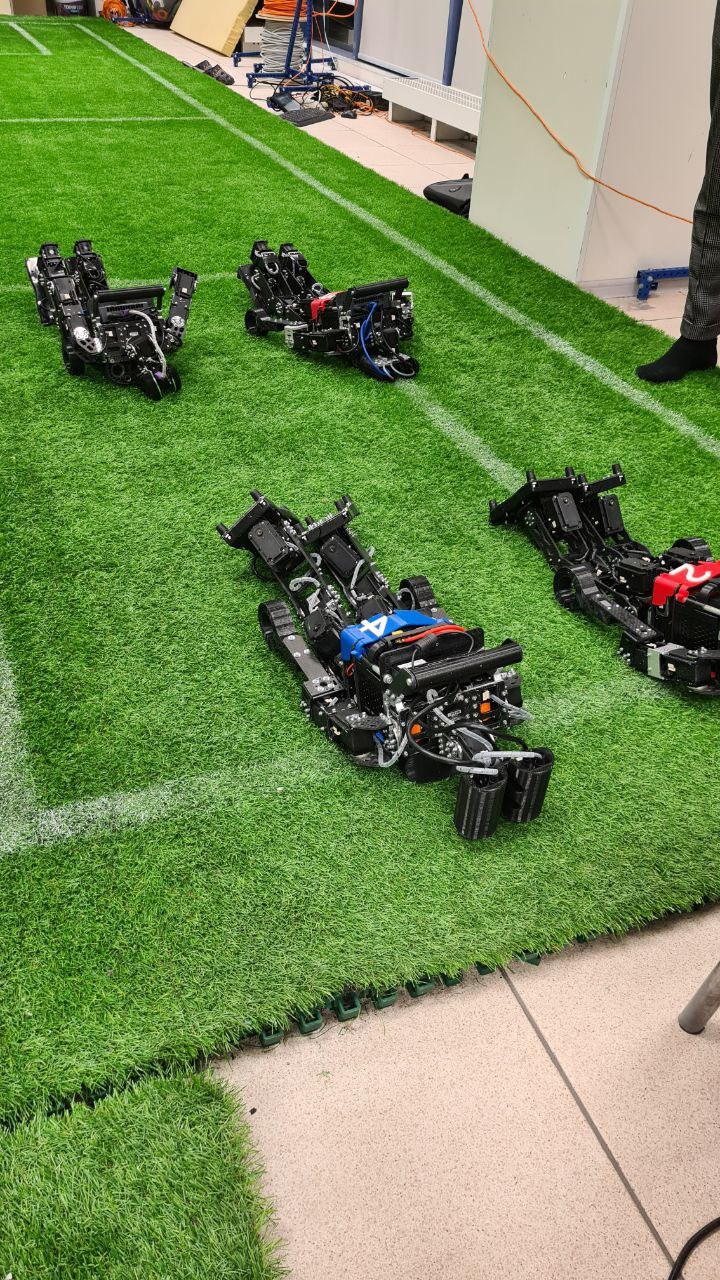
#> input picture homework/sahrs_on_the_field.jpg, 720 x 1280 px, found by its file name
$ jupyter execute --allow-errors opencv_sem2.ipynb   (shell and % lines are left out)   (older library calls are emulated)
#> lines starting #> are read from the running program, lines starting #| are printed output that depends on the picture; after the words box and inside, x2 and y2 are one past the last pixel; in counts of white or black regions, pixels touching at a corner belong together
[cell 1]
from google.colab import drive
drive.mount('/content/drive')

[cell 2]
import cv2
import time
import math
from ipywidgets import interactive
import matplotlib.pyplot as plt
import numpy as np

WIND_X = 800
WIND_Y = 500

#canvas = np.ones((WIND_X, WIND_Y, 3), np.uint8) * 50

canvas = cv2.imread("/content/robofootball/homework/sahrs_on_the_field.jpg")# [100:500, 200:300, :]
#> canvas is the input picture: shape (1280, 720, 3); mean B, G, R 83.8, 141.6, 117.9

#plt.pause(0.05)
#plt.clf()

[cell 3]
print(canvas.shape, type(canvas[0, 0, 0]))
#| (1280, 720, 3) <class 'numpy.uint8'>

[cell 4]
img = cv2.cvtColor(canvas, cv2.COLOR_BGR2RGB)

#print(img.shape)

plt.figure(figsize=(12, 11))

#color scheme (gray)
plt.imshow(img)
plt.show()

mask = cv2.inRange(img, (12, 15, 16), (208, 86, 150))
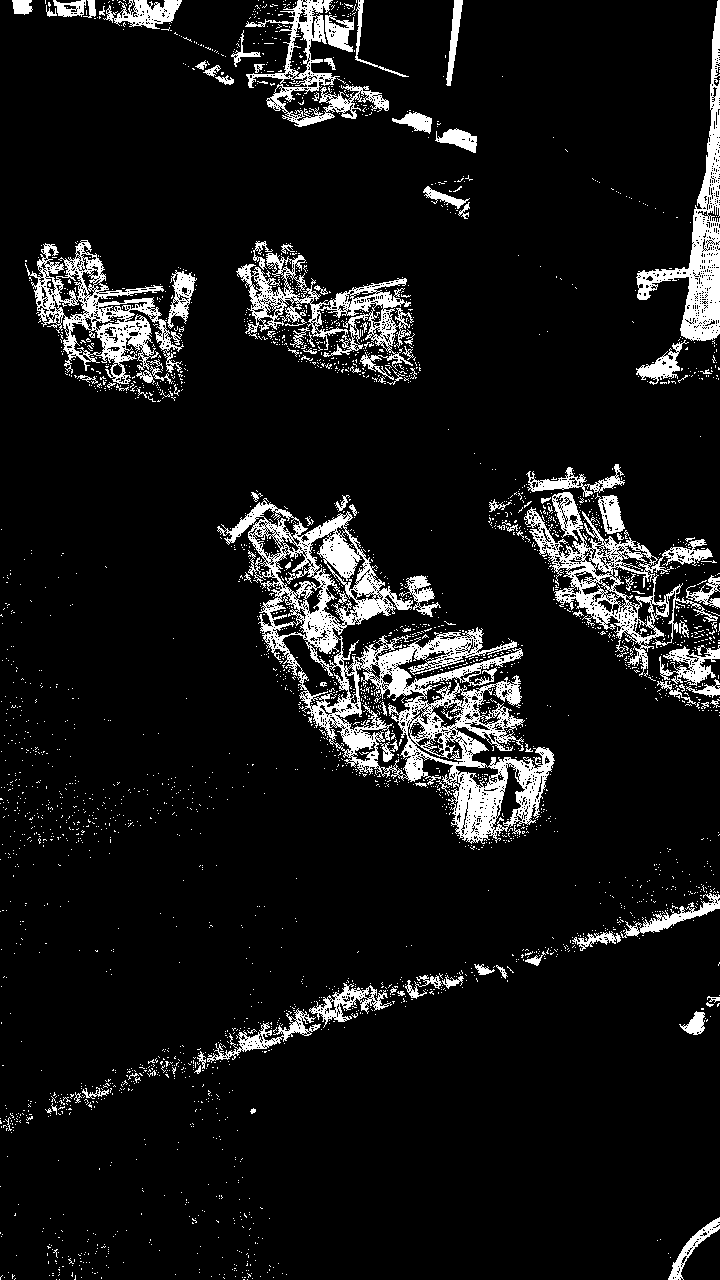
#> mask: shape (1280, 720); 8.9% white; 3078 white regions (2961 under 20 px), largest, box (x1, y1, x2, y2) and area: (217, 498, 555, 844) 26370, (524, 492, 718, 676) 7285, (25, 240, 184, 384) 6530

plt.figure(figsize=(12, 11))
plt.imshow(mask, cmap="gray")
plt.show()

[cell 5]
kernel = np.ones((5,5),np.uint8)
#> (the rest of this cell did not finish here and is left out)

[cell 6]
kernel = np.ones((2,2),np.uint8)
erosion =cv2.morphologyEx(mask, cv2.MORPH_OPEN, kernel)
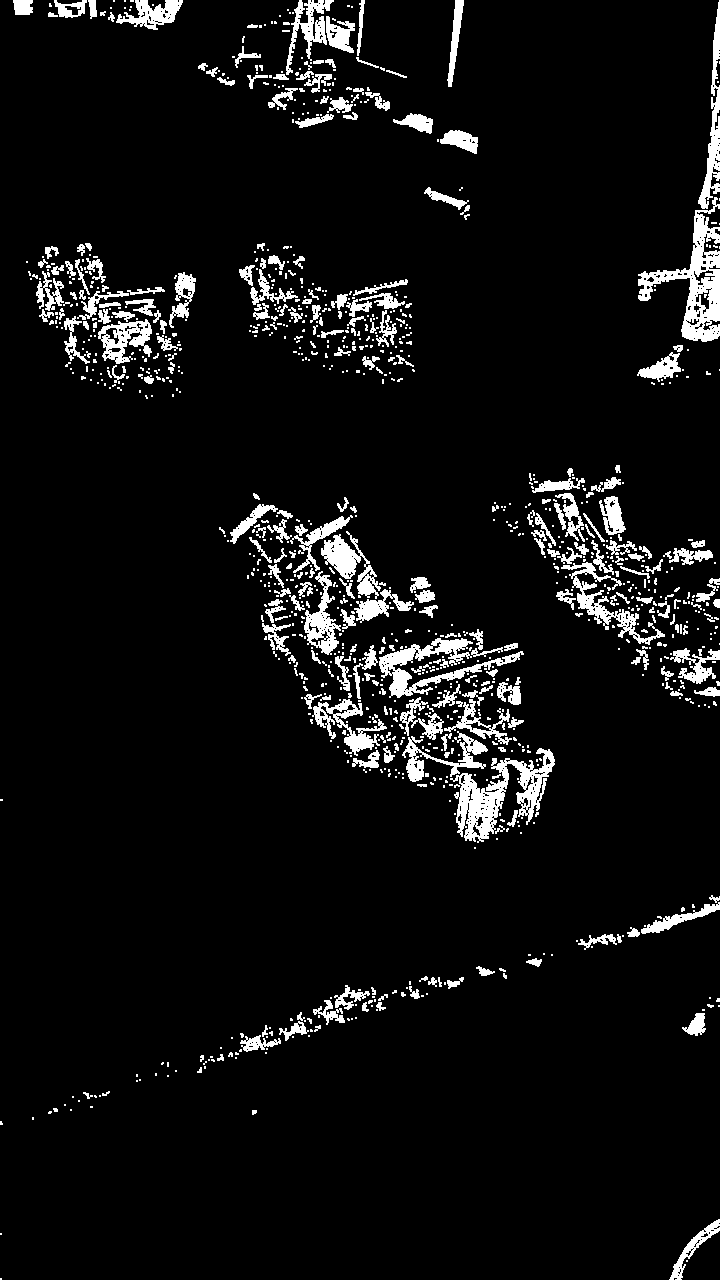
#> erosion: shape (1280, 720); 6.5% white; 1088 white regions (809 under 20 px), largest, box (x1, y1, x2, y2) and area: (638, 197, 720, 342) 3733, (450, 748, 555, 843) 3612, (379, 638, 524, 698) 2483
#> the sliders are set to rl = 127, gl = 127, bl = 127, rh = 127, gh = 127, bh = 127
plt.figure(figsize=(12, 11))
plt.imshow(erosion, cmap="gray")

[cell 7]
import cv2
import time
import math
from ipywidgets import interactive
import matplotlib.pyplot as plt
import numpy as np

def f(rl, gl, bl, rh, gh, bh):
    # [5 lines of commented-out code are left out]

#> called with rl = 127, gl = 127, bl = 127, rh = 127, gh = 127, bh = 127
    mask = cv2.inRange(img, (rl, gl, bl), (rh, gh, bh))
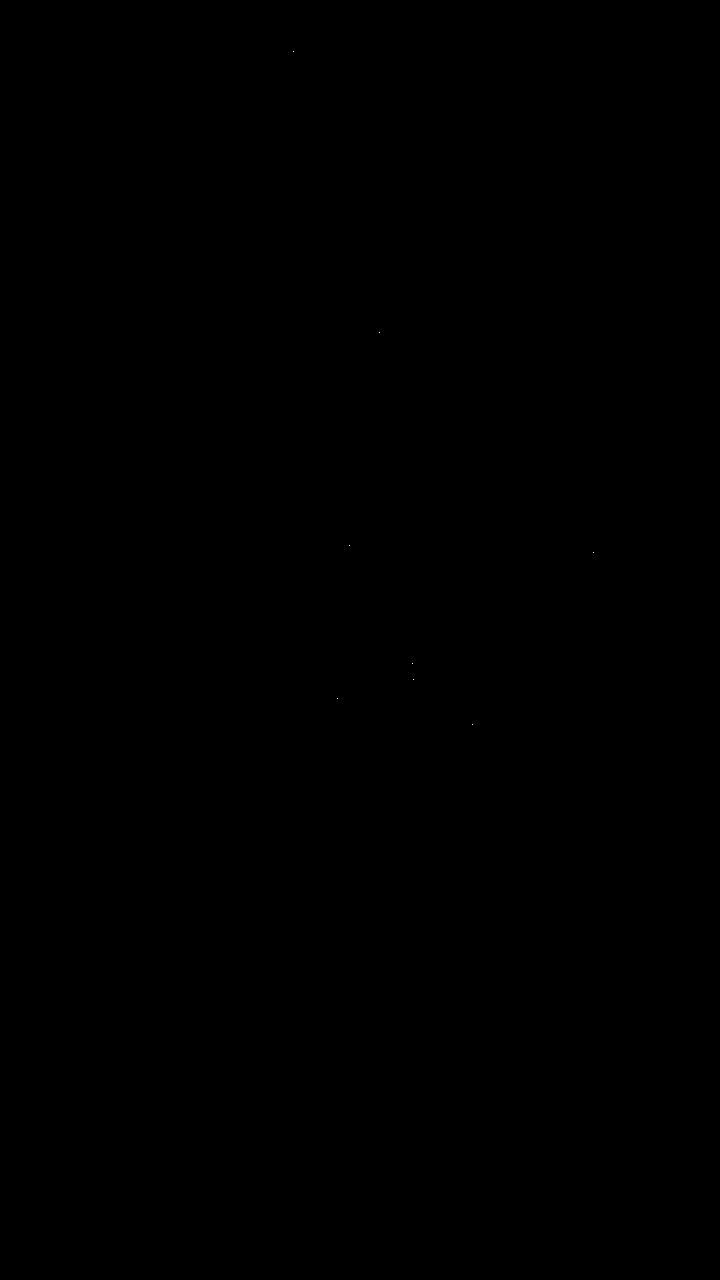
#> mask: shape (1280, 720); 0% white in thin lines or dots, all inside (x1, y1, x2, y2) = (293, 51, 594, 725)

    plt.figure (figsize=(12, 10))
    plt.imshow (mask, cmap="gray")
    plt.show ()
    plt.pause (0.05)
    plt.clf ()

interactive_plot = interactive(f, rl = (0, 255, 1), gl = (0, 255, 1), bl = (0, 255, 1),
                                  rh = (0, 255, 1), gh = (0, 255, 1), bh = (0, 255, 1))

#> (the rest of this cell did not finish here and is left out)
